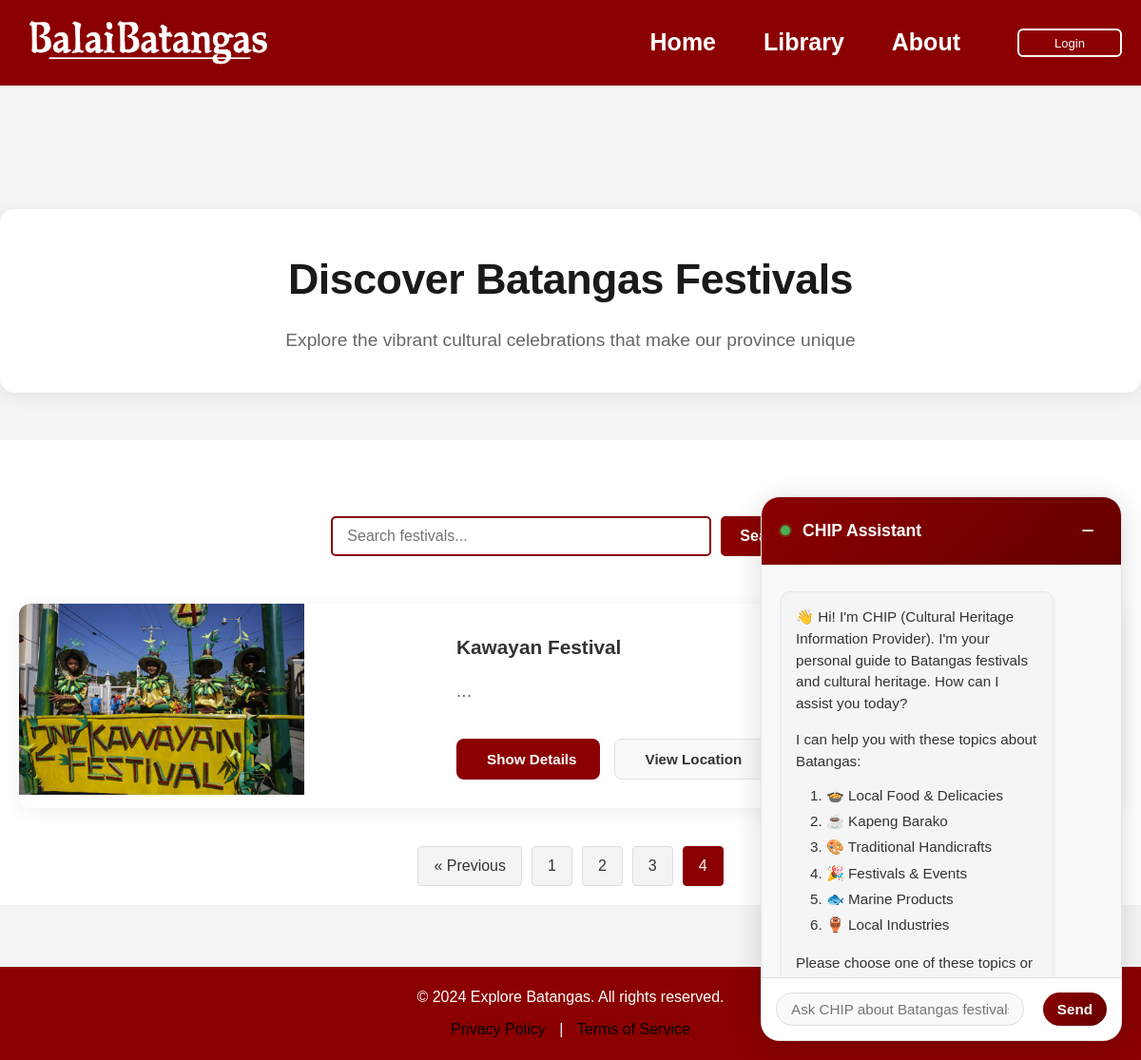
The page /libraryguest.php?page=4 on the database its author committed.
### tables this page shows
CREATE TABLE `library` (
  `festival_id` int(11) NOT NULL,
  `festival_name` varchar(255) NOT NULL,
  `short_intro` text DEFAULT NULL,
  `festival_image` varchar(255) NOT NULL,
  `description` text NOT NULL,
  `cultural_significance` text DEFAULT NULL,
  `activities` text DEFAULT NULL,
  `location` varchar(255) NOT NULL,
  `venue` varchar(255) DEFAULT NULL,
  `map_coordinates` varchar(255) NOT NULL,
  `date_celebrated` varchar(100) NOT NULL,
  `created_at` timestamp NOT NULL DEFAULT current_timestamp(),
  `updated_at` timestamp NOT NULL DEFAULT current_timestamp() ON UPDATE current_timestamp(),
  `status` tinyint(1) NOT NULL DEFAULT 1
);

### libraryguest.php (the view, shortened to what this page needs)
<?php
include 'connection.php';
?>
<!DOCTYPE html>
<html lang="en">
<head>
    <link rel="stylesheet" href="css/responsive.css">
</head>
<body>
    <header>
        <div class="logo">
            <img src="img/logo3.png" alt="Logo" />
        </div>
        <nav>
            <ul>
                <li><a href="index.php">Home</a></li>
                <li><a href="libraryguest.php">Library</a></li>
                <li><a href="aboutguest.php">About</a></li>
                <button class="btnLogin-popup">Login</button>
            </ul>
        </nav>
    </header>
    <main>
        <div class="content-header">
            <div class="offset-background">
                <div class="container">
                    <h1>Discover Batangas Festivals</h1>
                    <p>Explore the vibrant cultural celebrations that make our province unique</p>
                </div>
            </div>
        </div>
        <div class="search-container">
            <form method="GET" action="" class="search-form">
                <input type="text" name="search" placeholder="Search festivals..."
                       value="<?php echo isset($_GET['search']) ? htmlspecialchars($_GET['search']) : ''; ?>">
                <button type="submit" class="search-btn">Search</button>
            </form>
        </div>
        <div class="cultural-heritage-layout">
            <?php
            $items_per_page = 3;
            $search = isset($_GET['search']) ? mysqli_real_escape_string($conn, $_GET['search']) : '';
            $count_query = "SELECT COUNT(*) as total FROM library WHERE status = 1";
            $count_result = mysqli_query($conn, $count_query);
            $row = mysqli_fetch_assoc($count_result);
            $total_items = $row['total'];
            $total_pages = ceil($total_items / $items_per_page);
            $current_page = isset($_GET['page']) ? (int)$_GET['page'] : 1;
            $current_page = max(1, min($current_page, $total_pages));
            $offset = ($current_page - 1) * $items_per_page;
            $query = "SELECT * FROM library WHERE status = 1";
            $query .= " ORDER BY festival_id LIMIT $offset, $items_per_page";
            $result = mysqli_query($conn, $query);
            while ($festival = mysqli_fetch_assoc($result)) {
                ?>
                <div class="gallery-item">
                    <div class="gallery-content">
                        <img src="img/<?php echo $festival['festival_image']; ?>" alt="<?php echo $festival['festival_name']; ?>" />
                        <div class="gallery-text">
                            <div>
                                <h2 class="gallery-label"><?php echo htmlspecialchars($festival['festival_name']); ?></h2>
                                <p class="festival-intro">
                                    <?php echo htmlspecialchars(substr($festival['short_intro'], 0, 150)) . '...'; ?>
                                </p>
                            </div>
                            <div class="action-buttons">
                                <button class="details-btn" onclick="showFestivalDetails(<?php echo $festival['festival_id']; ?>)">
                                    <i class="fas fa-info-circle"></i> Show Details
                                </button>
                                <button class="location-btn" onclick="openMap('mapModal<?php echo $festival['festival_id']; ?>')">
                                    <i class="fas fa-map-marker-alt"></i> View Location
                                </button>
                            </div>
                        </div>
                    </div>
                </div>
            <?php } ?>
            <div class="pagination">
                <?php if ($current_page > 1): ?>
                    <a href="?page=<?php echo ($current_page - 1); ?><?php echo $search ? '&search='.urlencode($search) : ''; ?>"
                       class="page-link">&laquo; Previous</a>
                <?php endif; ?>
                <?php for ($i = 1; $i <= $total_pages; $i++): ?>
                    <a href="?page=<?php echo $i; ?><?php echo $search ? '&search='.urlencode($search) : ''; ?>"
                       class="page-link <?php echo ($i == $current_page) ? 'active' : ''; ?>">
                        <?php echo $i; ?>
                    </a>
                <?php endfor; ?>
            </div>
        </div>
    </main>
    <footer>
        <div class="footer-content">
            <p>&copy; 2024 Explore Batangas. All rights reserved.</p>
            <div class="footer-links">
                <a href="#">Privacy Policy</a> |
                <a href="#">Terms of Service</a>
            </div>
        </div>
    </footer>
    <div class="chat-widget" id="chatWidget">
        <div class="chat-header" onclick="toggleChat()">
            <span>CHIP Assistant</span>
            <button class="minimize-btn">−</button>
        </div>
        <div class="chat-body">
            <div class="chat-messages" id="chatMessages">
                <div class="message bot">
                    <p style="margin-bottom: 15px;">👋 Hi! I'm CHIP (Cultural Heritage Information Provider). I'm your personal guide to Batangas festivals and cultural heritage. How can I assist you today?</p>
                    <p style="margin-bottom: 10px;">I can help you with these topics about Batangas:</p>
                    <div style="padding-left: 15px; margin-bottom: 15px;">
                        1. 🍲 Local Food & Delicacies<br>
                        2. ☕ Kapeng Barako<br>
                        3. 🎨 Traditional Handicrafts<br>
                        4. 🎉 Festivals & Events<br>
                        5. 🐟 Marine Products<br>
                        6. 🏺 Local Industries
                    </div>
                    <p>Please choose one of these topics or ask a specific question about them!</p>
                </div>
            </div>
            <div class="chat-input">
                <input type="text" id="userInput" placeholder="Ask CHIP about Batangas festivals...">
                <button onclick="sendMessage()">
                    Send
                </button>
            </div>
        </div>
    </div>
</body>
</html>

### css/responsive.css (style rules this page uses)
* { box-sizing: border-box; margin: 0; padding: 0; }
body { font-size: 16px; line-height: 1.5; }
.container { width: 100%; padding: 0 15px; margin: 0 auto; }
img { max-width: 100%; height: auto; }
@media (min-width: 576px) { .container { max-width: 540px; } }
@media (min-width: 768px) { .container { max-width: 720px; } }
@media (min-width: 992px) { .container { max-width: 960px; } }
@media (min-width: 1200px) { .container { max-width: 1140px; } }

### rows shown on the page
library: festival_image (picture), festival_name "Kawayan Festival"
